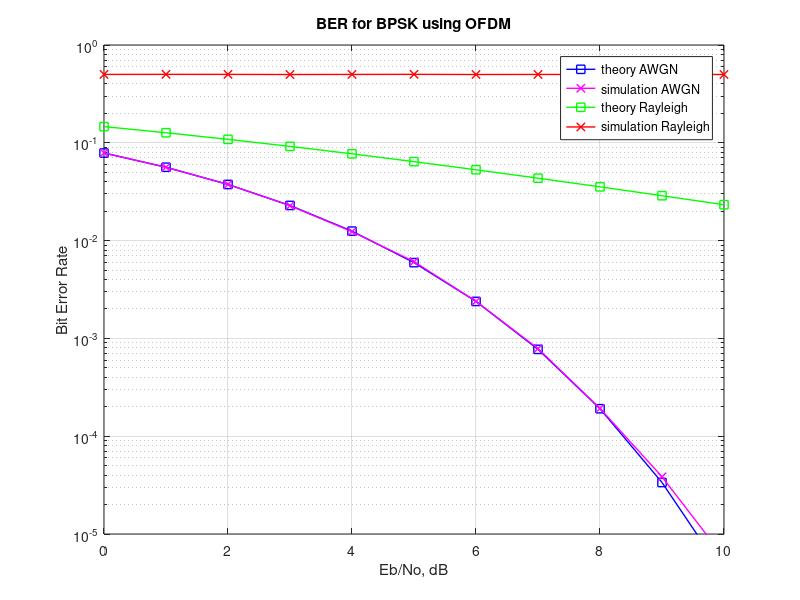

Write MATLAB code to recreate this figure.
% Berdasarkan script dari dsplog, coba membuat
% analisis dan simulasi BER vsEbN0 untuk OFDM-BPSK
% di channel AWGN dan Rayleigh.
% OFDM mengikuti standar 802.11

clear all
clc

% berikut standar 802.11
nFFT = 64; % fft size
nDSC = 52; % number of data subcarriers
nBitPerSym = 52; % number of bits per OFDM symbol (same as the number of subcarriers for BPSK)

% symbol yang dimaksud di sini adalah symbol OFDM
nSym = 10^4; % number of symbols

EbN0dB = [0:10]; % bit to noise ratio
% untuk simulasi menggunakan EsN0
% karena ada energi tambahan di OFDM yang tidak ada di BPSK biasa.
% yaitu untuk bit SC yang tidak terpakai (nDSC/nFFT), dan cyclic prefix(64/80)
EsN0dB = EbN0dB + 10*log10(nDSC/nFFT) + 10*log10(64/80); % converting to symbol to noise ratio

for ii = 1:length(EbN0dB)

   % Transmitter
   ipBit = rand(1,nBitPerSym*nSym) > 0.5; % random 1's and 0's
   ipMod = 2*ipBit-1; % BPSK modulation 0 --> -1, 1 --> +1
   % serial to parallel
   ipMod = reshape(ipMod,nBitPerSym,nSym).'; % grouping into multiple symbols

   % Assigning modulated symbols to subcarriers from [-26 to -1, +1 to +26]
   % dimasukkan ke bins, ada 64 titik.
   xF = [zeros(nSym,6) ipMod(:,[1:nBitPerSym/2]) zeros(nSym,1) ...
       ipMod(:,[nBitPerSym/2+1:nBitPerSym]) zeros(nSym,5)] ;
   
   % Taking FFT, the term (nFFT/sqrt(nDSC)) is for normalizing the power of transmit symbol to 1 
   xt = (nFFT/sqrt(nDSC))*ifft(fftshift(xF.')).';

   % Appending cylic prefix
   % sehingga ukurannya jadi 64+16 = 80. 
   % CP sebesar 16. seperempat dari 64 (standar 802.11)   
   xt = [xt(:,[49:64]) xt];

   % Concatenating multiple symbols to form a long vector
   % parallel to serial
   xt = reshape(xt.',1,nSym*80);

   % Gaussian noise of unit variance, 0 mean
   % sehingga harus dibagi sqrt(2)
   nt = 1/sqrt(2)*(randn(1,nSym*80) + 1i*randn(1,nSym*80));
   % Rayleigh channel, 1 tap.
   % sehingga tinggal dikali nantinya.
   % kalau multitap harus konvolusi
   h = 1/sqrt(2)*(randn(1,nSym*80) + 1i*randn(1,nSym*80));      
   % multipath channel
   nTap = 1;
   ht = 1/sqrt(2)*1/sqrt(nTap)*(randn(nSym,nTap) + 1i*randn(nSym,nTap));
   
   % computing and storing the frequency response of the channel, for use at recevier
   hF = fftshift(fft(h,64,2));
   
   % Adding noise, the term sqrt(80/64) is to account for the wasted energy due to cyclic prefix
   yt = sqrt(80/64)*xt + 10^(-EsN0dB(ii)/20)*nt;
   yt2 = sqrt(80/64)*h.*xt + 10^(-EsN0dB(ii)/20)*nt;
   
   % Receiver
   % serial to parallel
   yt = reshape(yt.',80,nSym).'; % formatting the received vector into symbols
   yt2 = reshape(yt2.',80,nSym).'; % formatting the received vector into symbols
   yt = yt(:,[17:80]); % removing cyclic prefix
   yt2 = yt2(:,[17:80]); % removing cyclic prefix

   % converting to frequency domain
   yF = (sqrt(nDSC)/nFFT)*fftshift(fft(yt.')).';
   yF2 = (sqrt(nDSC)/nFFT)*fftshift(fft(yt2.')).';
   % khusus untuk Rayleigh, di equalization dulu
   % asumsi equalizer nya sudah diketahui
   yF2 = yF2./hF;   
   % buang yang diluar [-26 to -1, +1 to +26] 
   yMod = yF(:,[6+[1:nBitPerSym/2] 7+[nBitPerSym/2+1:nBitPerSym] ]); 
   yMod2 = yF2(:,[6+[1:nBitPerSym/2] 7+[nBitPerSym/2+1:nBitPerSym] ]); 

   % BPSK demodulation
   % +ve value --> 1, -ve value --> -1
   ipModHat = 2*floor(real(yMod/2)) + 1;
   ipModHat2 = 2*floor(real(yMod2/2)) + 1;
   ipModHat(find(ipModHat>1)) = +1;
   ipModHat2(find(ipModHat2>1)) = +1;
   ipModHat(find(ipModHat<-1)) = -1;
   ipModHat2(find(ipModHat2<-1)) = -1;

   % converting modulated values into bits
   ipBitHat = (ipModHat+1)/2;
   ipBitHat2 = (ipModHat2+1)/2;
   % parallel to serial
   ipBitHat = reshape(ipBitHat.',nBitPerSym*nSym,1).';
   ipBitHat2 = reshape(ipBitHat2.',nBitPerSym*nSym,1).';

   % counting the errors
   nErr(ii) = size(find(ipBitHat - ipBit),2);
   nErr2(ii) = size(find(ipBitHat2 - ipBit),2);

end

simBer = nErr/(nSym*nBitPerSym);
simBer2 = nErr2/(nSym*nBitPerSym);
theoryBer = (1/2)*erfc(sqrt(10.^(EbN0dB/10)));
theoryBerRayleigh = 0.5.*(1-sqrt(10.^(EbN0dB/10)./(10.^(EbN0dB/10)+1)));

figure
semilogy(EbN0dB,theoryBer,'bs-','LineWidth',1);
hold on
semilogy(EbN0dB,simBer,'mx-','LineWidth',1);
semilogy(EbN0dB,theoryBerRayleigh,'gs-','LineWidth',1);
semilogy(EbN0dB,simBer2,'rx-','LineWidth',1);
axis([0 10 10^-5 1])
grid on
legend('theory AWGN', 'simulation AWGN', 'theory Rayleigh',...
    'simulation Rayleigh');
xlabel('Eb/No, dB')
ylabel('Bit Error Rate')
title('BER for BPSK using OFDM')